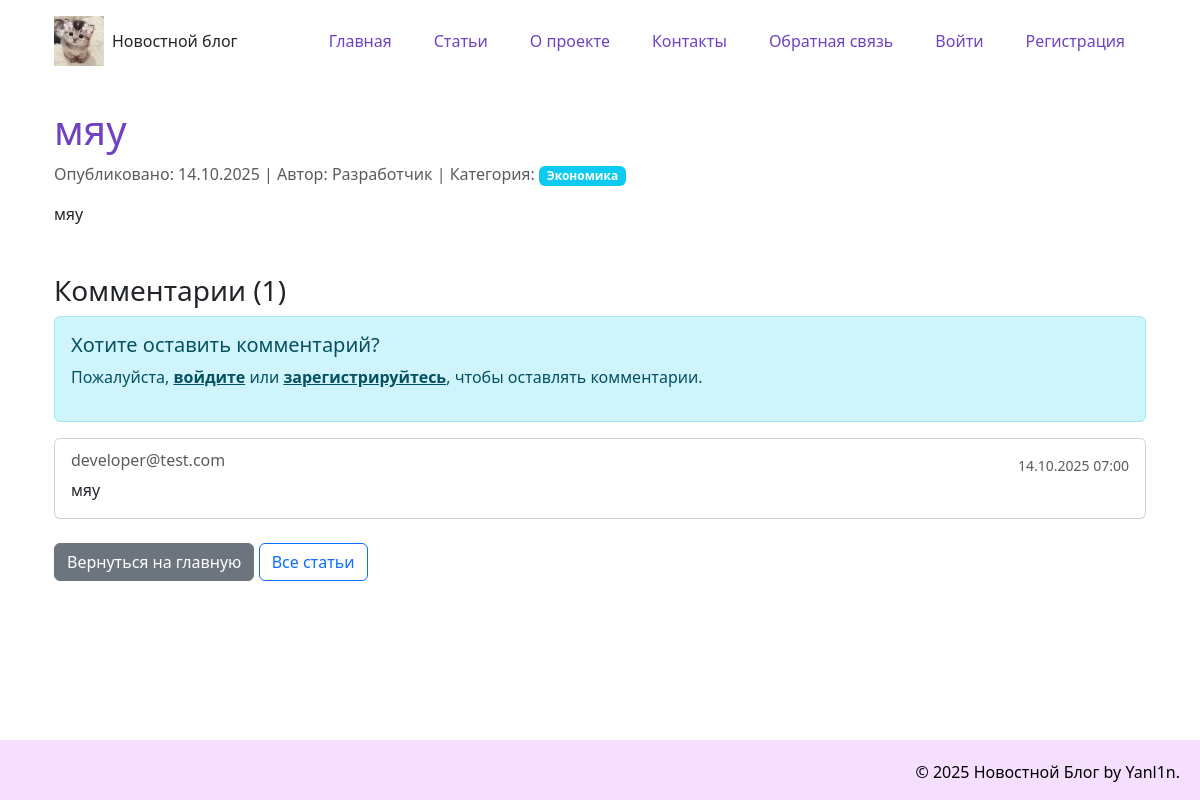
/news/4, run on an earlier commit of the app's database.
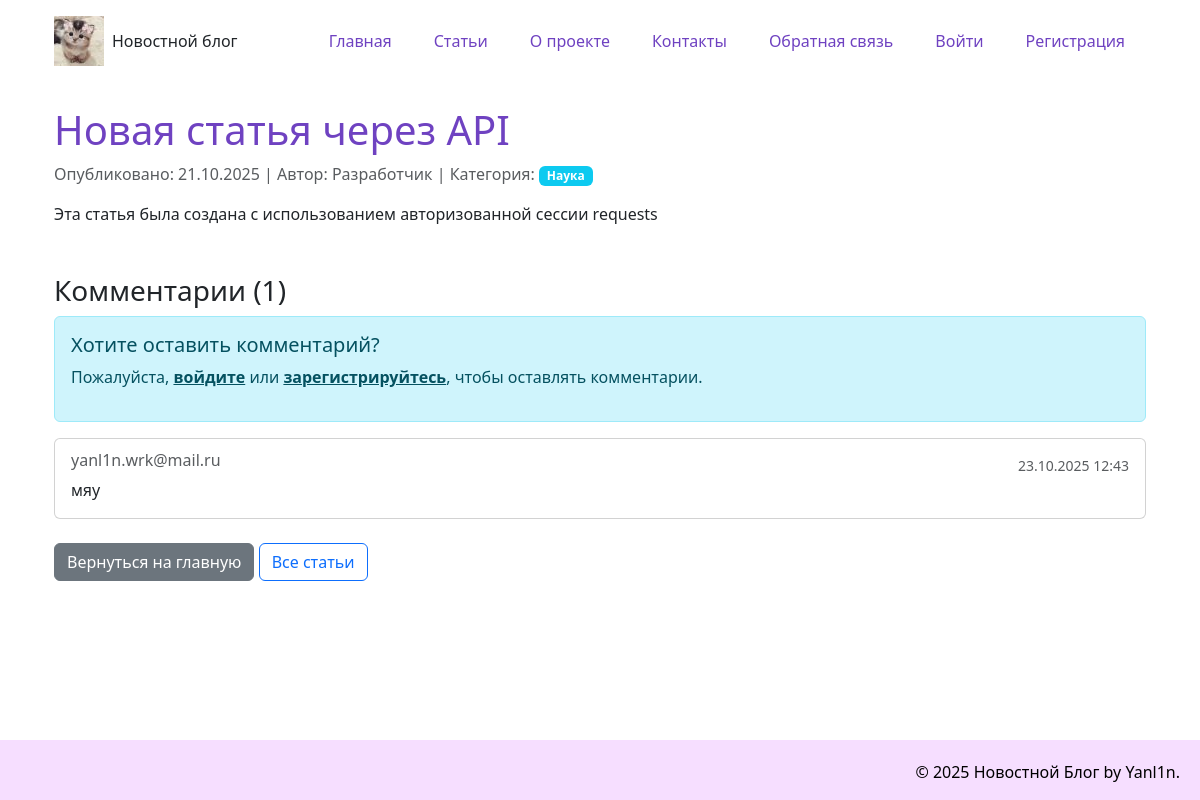
And on a later commit of the database.
### models.py (models this page shows, shortened)
class Article(data_base.Model):
    __tablename__= "article"
    id = data_base.Column(data_base.Integer, primary_key = True)
    title = data_base.Column(data_base.String(200), nullable=False)
    text = data_base.Column(data_base.Text, nullable=False)
    date = data_base.Column(data_base.DateTime, default=datetime.utcnow)
    user_id = data_base.Column(data_base.Integer, data_base.ForeignKey('user.id'), nullable=False)
    category = data_base.Column(data_base.String(50), default='Общая')
    comment = data_base.relation('Comment', backref='article', lazy='dynamic')

class Comment(data_base.Model):
    __tablename__="comment"
    id = data_base.Column(data_base.Integer, primary_key = True)
    text = data_base.Column(data_base.Text, nullable=False)
    date = data_base.Column(data_base.DateTime, default=datetime.utcnow)
    article_id = data_base.Column(data_base.Integer, data_base.ForeignKey('article.id'), nullable=False)
    author_name = data_base.Column(data_base.String(100), nullable=False)

### app.py (the view, shortened to what this page needs)
@app.route('/news/<int:id>', methods=['GET', 'POST'])
def news_article(id):
    article = Article.query.get_or_404(id)
    comments = Comment.query.filter_by(article_id=id).order_by(Comment.date.desc()).all()
    return render_template('article.html', article=article, current_date=date.today(), comments=comments)

### app.py (called while the page is built)
@app.before_request
def before_request():
    if not current_user.is_authenticated:
        jwt_token = request.cookies.get('jwt_token')
        if jwt_token:
            payload = jwt_manager.verify_token(jwt_token)
            if payload:
                user = User.query.get(payload['user_id'])
                if user:
                    login_user(user)

### templates/article.html (shortened to what this page needs)
{% extends "base.html" %}
{% block content %}
<article>
    <header>
         <h1>
            {{article.title}}
        </h1>
        <p class="text-muted">
            Опубликовано: {{ article.date.strftime('%d.%m.%Y')}} |
            Автор: {{ article.author.name }} |
            Категория: <span class="badge bg-info">{{ article.category}}</span>
        </p>
    </header>
    <div class="article-content">
        {{ article.text|safe }}
    </div>
    <div class="mt-5">
        <h3>Комментарии ({{ comments|length }})</h3>
        {% if current_user.is_authenticated %}
        <div class="card mb-4">
            <div class="card-body">
                <h5 class="card-title">Добавить комментарий</h5>
                <p class="text-muted">Вы вошли как: {{ current_user.email }}</p>
                <form method="POST">
                    <div class="mb-3">
                        <label for="comment_text" class="form-label">Комментарий *</label>
                        <textarea class="form-control" id="comment_text" name="comment_text" rows="3" required
                                  placeholder="Введите ваш комментарий..."></textarea>
                    </div>
                    <button type="submit" class="btn btn-primary">Отправить комментарий</button>
                </form>
            </div>
        </div>
        {% else %}
        <div class="alert alert-info">
            <h5>Хотите оставить комментарий?</h5>
            <p>Пожалуйста, <a href="{{ url_for('login_page', next=request.url) }}" class="alert-link">войдите</a> или
               <a href="{{ url_for('register') }}" class="alert-link">зарегистрируйтесь</a>, чтобы оставлять комментарии.</p>
        </div>
        {% endif %}
        {% for comment in comments %}
        <div class="card mb-3">
            <div class="card-body">
                <div class="d-flex justify-content-between align-items-start">
                    <div>
                        <h6 class="card-subtitle mb-2 text-muted">{{ comment.author_name }}</h6>
                        <p class="card-text mb-0">{{ comment.text }}</p>
                    </div>
                    <small class="text-muted">{{ comment.date.strftime('%d.%m.%Y %H:%M') }}</small>
                </div>
            </div>
        </div>
        {% else %}
        <div class="alert alert-info">
            Пока нет комментариев. Будьте первым!
        </div>
        {% endfor %}
    </div>
    <div class="mt-4 mb-4 d-flex justify-content-between align-items-center">
    <div>
        <a href="{{ url_for('index') }}" class="btn btn-secondary">Вернуться на главную</a>
        <a href="{{ url_for('articles_list') }}" class="btn btn-outline-primary">Все статьи</a>
    </div>
</div>
</article>
{% endblock %}

What changed in the data, as far as the page shows it:
changed Article: title "мяу" → "Новая статья через API"; date "14.10.2025" → "21.10.2025"; category "Экономика" → "Наука"; text "мяу" → "Эта статья была создана с использованием авторизованной сессии requests"
changed Comment "мяу": author_name "developer@test.com" → "yanl1n.wrk@mail.ru"; date "14.10.2025 07:00" → "23.10.2025 12:43"
